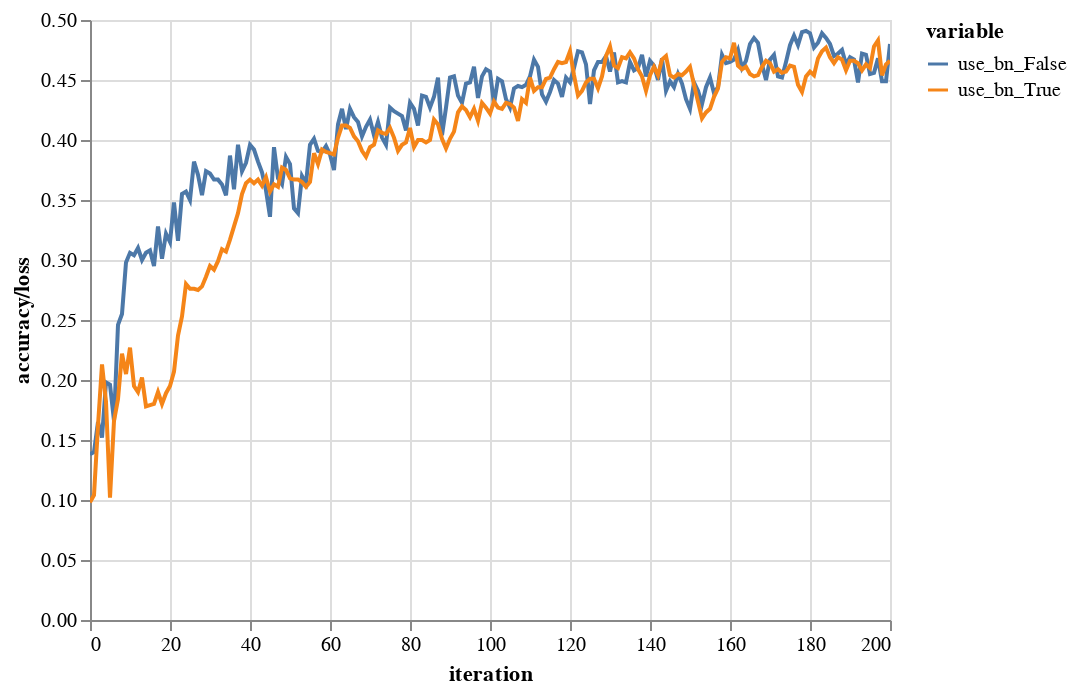

The notebook cell this image was saved under:
### Code cell
results = pd.DataFrame(results)
plot_loss_histories(results)

### Figure 1 — Vega-Lite specification as saved in the notebook (floating-point values rounded to 4 significant figures; data arrays with more than 128 entries replaced by an {"elided": "..."} marker saying what was removed)
{"$schema": "https://vega.github.io/schema/vega-lite/v2.4.1.json", "config": {"view": {"height": 300, "width": 400}}, "data": {"values": {"elided": "402 records"}}, "encoding": {"color": {"field": "variable", "type": "nominal"}, "x": {"field": "iter", "title": "iteration", "type": "quantitative"}, "y": {"field": "value", "title": "accuracy/loss", "type": "quantitative"}}, "mark": "line", "selection": {"selector010": {"bind": "scales", "encodings": ["x", "y"], "mark": {"fill": "#333", "fillOpacity": 0.125, "stroke": "white"}, "on": "[mousedown, window:mouseup] > window:mousemove!", "resolve": "global", "translate": "[mousedown, window:mouseup] > window:mousemove!", "type": "interval", "zoom": "wheel!"}}}
